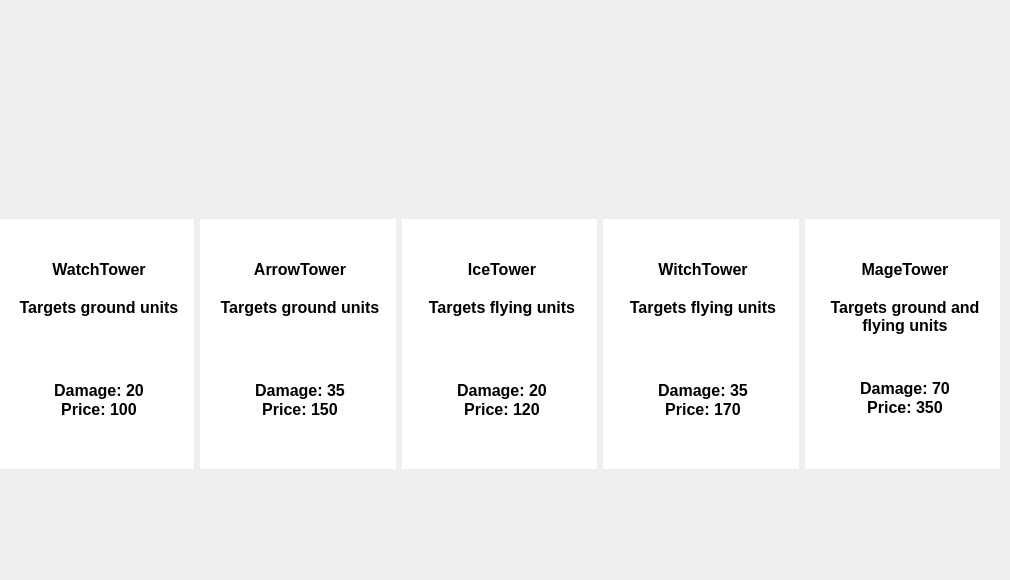
   <widget class="QWidget" name="towers">
    <attribute name="title">
     <string>Tab 1</string>
    </attribute>
    <widget class="QWidget" name="horizontalLayoutWidget">
     <property name="geometry">
      <rect>
       <x>-1</x>
       <y>-1</y>
       <width>1001</width>
       <height>571</height>
      </rect>
     </property>
     <layout class="QHBoxLayout" name="horizontalLayout">
      <item>
       <widget class="QWidget" name="watchTower" native="true">
        <property name="maximumSize">
         <size>
          <width>200</width>
          <height>600</height>
         </size>
        </property>
        <property name="layoutDirection">
         <enum>Qt::LeftToRight</enum>
        </property>
        <property name="autoFillBackground">
         <bool>false</bool>
        </property>
        <widget class="QTextEdit" name="watchTowerText">
         <property name="geometry">
          <rect>
           <x>0</x>
           <y>220</y>
           <width>200</width>
           <height>250</height>
          </rect>
         </property>
         <property name="minimumSize">
          <size>
           <width>200</width>
           <height>250</height>
          </size>
         </property>
         <property name="maximumSize">
          <size>
           <width>200</width>
           <height>300</height>
          </size>
         </property>
         <property name="styleSheet">
          <string notr="true"/>
         </property>
         <property name="frameShape">
          <enum>QFrame::NoFrame</enum>
         </property>
         <property name="html">
          <string>&lt;!DOCTYPE HTML PUBLIC &quot;-//W3C//DTD HTML 4.0//EN&quot; &quot;http://www.w3.org/TR/REC-html40/strict.dtd&quot;&gt;
&lt;html&gt;&lt;head&gt;&lt;meta name=&quot;qrichtext&quot; content=&quot;1&quot; /&gt;&lt;style type=&quot;text/css&quot;&gt;
p, li { white-space: pre-wrap; }
&lt;/style&gt;&lt;/head&gt;&lt;body style=&quot; font-family:'Ubuntu'; font-size:11pt; font-weight:400; font-style:normal;&quot;&gt;
&lt;p align=&quot;center&quot; style=&quot;-qt-paragraph-type:empty; margin-top:0px; margin-bottom:0px; margin-left:0px; margin-right:0px; -qt-block-indent:0; text-indent:0px;&quot;&gt;&lt;br /&gt;&lt;/p&gt;
&lt;p align=&quot;center&quot; style=&quot;-qt-paragraph-type:empty; margin-top:0px; margin-bottom:0px; margin-left:0px; margin-right:0px; -qt-block-indent:0; text-indent:0px; font-family:'Noto Sans'; font-size:12pt; font-weight:600;&quot;&gt;&lt;br /&gt;&lt;/p&gt;
&lt;p align=&quot;center&quot; style=&quot; margin-top:0px; margin-bottom:0px; margin-left:0px; margin-right:0px; -qt-block-indent:0; text-indent:0px;&quot;&gt;&lt;span style=&quot; font-family:'Noto Sans'; font-size:12pt; font-weight:600;&quot;&gt;WatchTower&lt;/span&gt;&lt;/p&gt;
&lt;p align=&quot;center&quot; style=&quot;-qt-paragraph-type:empty; margin-top:0px; margin-bottom:0px; margin-left:0px; margin-right:0px; -qt-block-indent:0; text-indent:0px; font-family:'Noto Sans'; font-size:12pt; font-weight:600;&quot;&gt;&lt;br /&gt;&lt;/p&gt;
&lt;p align=&quot;center&quot; style=&quot; margin-top:0px; margin-bottom:0px; margin-left:0px; margin-right:0px; -qt-block-indent:0; text-indent:0px;&quot;&gt;&lt;span style=&quot; font-family:'Noto Sans'; font-size:12pt; font-weight:600;&quot;&gt;Targets ground units&lt;/span&gt;&lt;/p&gt;
&lt;p align=&quot;center&quot; style=&quot;-qt-paragraph-type:empty; margin-top:0px; margin-bottom:0px; margin-left:0px; margin-right:0px; -qt-block-indent:0; text-indent:0px; font-family:'Noto Sans'; font-size:9pt; font-weight:600;&quot;&gt;&lt;br /&gt;&lt;/p&gt;
&lt;p align=&quot;center&quot; style=&quot;-qt-paragraph-type:empty; margin-top:0px; margin-bottom:0px; margin-left:0px; margin-right:0px; -qt-block-indent:0; text-indent:0px; font-family:'Noto Sans'; font-size:9pt; font-weight:600;&quot;&gt;&lt;br /&gt;&lt;/p&gt;
&lt;p align=&quot;center&quot; style=&quot;-qt-paragraph-type:empty; margin-top:0px; margin-bottom:0px; margin-left:0px; margin-right:0px; -qt-block-indent:0; text-indent:0px; font-family:'Cantarell';&quot;&gt;&lt;br /&gt;&lt;/p&gt;
&lt;p align=&quot;center&quot; style=&quot;-qt-paragraph-type:empty; margin-top:0px; margin-bottom:0px; margin-left:0px; margin-right:0px; -qt-block-indent:0; text-indent:0px; font-family:'Cantarell';&quot;&gt;&lt;br /&gt;&lt;/p&gt;
&lt;p align=&quot;center&quot; style=&quot; margin-top:0px; margin-bottom:0px; margin-left:0px; margin-right:0px; -qt-block-indent:0; text-indent:0px;&quot;&gt;&lt;span style=&quot; font-family:'Noto Sans'; font-size:12pt; font-weight:600;&quot;&gt;Damage: 20&lt;/span&gt;&lt;/p&gt;
&lt;p align=&quot;center&quot; style=&quot; margin-top:0px; margin-bottom:0px; margin-left:0px; margin-right:0px; -qt-block-indent:0; text-indent:0px;&quot;&gt;&lt;span style=&quot; font-family:'Noto Sans'; font-size:12pt; font-weight:600;&quot;&gt;Price: 100&lt;/span&gt;&lt;/p&gt;&lt;/body&gt;&lt;/html&gt;</string>
         </property>
        </widget>
        <widget class="QTextEdit" name="textEdit">
         <property name="enabled">
          <bool>false</bool>
         </property>
         <property name="geometry">
          <rect>
           <x>50</x>
           <y>50</y>
           <width>71</width>
           <height>111</height>
          </rect>
         </property>
         <property name="styleSheet">
          <string notr="true">background-image: url(&quot;:/images/tower4.png&quot;)</string>
         </property>
         <property name="frameShape">
          <enum>QFrame::NoFrame</enum>
         </property>
         <property name="lineWidth">
          <number>0</number>
         </property>
        </widget>
       </widget>
      </item>
      <item>
       <widget class="QWidget" name="widget" native="true">
        <property name="maximumSize">
         <size>
          <width>200</width>
          <height>600</height>
         </size>
        </property>
        <widget class="QTextEdit" name="arrowTowerText">
         <property name="geometry">
          <rect>
           <x>0</x>
           <y>220</y>
           <width>200</width>
           <height>250</height>
          </rect>
         </property>
         <property name="minimumSize">
          <size>
           <width>200</width>
           <height>250</height>
          </size>
         </property>
         <property name="maximumSize">
          <size>
           <width>200</width>
           <height>300</height>
          </size>
         </property>
         <property name="styleSheet">
          <string notr="true"/>
         </property>
         <property name="frameShape">
          <enum>QFrame::NoFrame</enum>
         </property>
         <property name="lineWidth">
          <number>0</number>
         </property>
         <property name="html">
          <string>&lt;!DOCTYPE HTML PUBLIC &quot;-//W3C//DTD HTML 4.0//EN&quot; &quot;http://www.w3.org/TR/REC-html40/strict.dtd&quot;&gt;
&lt;html&gt;&lt;head&gt;&lt;meta name=&quot;qrichtext&quot; content=&quot;1&quot; /&gt;&lt;style type=&quot;text/css&quot;&gt;
p, li { white-space: pre-wrap; }
&lt;/style&gt;&lt;/head&gt;&lt;body style=&quot; font-family:'Ubuntu'; font-size:11pt; font-weight:400; font-style:normal;&quot;&gt;
&lt;p align=&quot;center&quot; style=&quot;-qt-paragraph-type:empty; margin-top:0px; margin-bottom:0px; margin-left:0px; margin-right:0px; -qt-block-indent:0; text-indent:0px;&quot;&gt;&lt;br /&gt;&lt;/p&gt;
&lt;p align=&quot;center&quot; style=&quot;-qt-paragraph-type:empty; margin-top:0px; margin-bottom:0px; margin-left:0px; margin-right:0px; -qt-block-indent:0; text-indent:0px; font-family:'Noto Sans'; font-size:12pt; font-weight:600;&quot;&gt;&lt;br /&gt;&lt;/p&gt;
&lt;p align=&quot;center&quot; style=&quot; margin-top:0px; margin-bottom:0px; margin-left:0px; margin-right:0px; -qt-block-indent:0; text-indent:0px;&quot;&gt;&lt;span style=&quot; font-family:'Noto Sans'; font-size:12pt; font-weight:600;&quot;&gt;ArrowTower&lt;/span&gt;&lt;/p&gt;
&lt;p align=&quot;center&quot; style=&quot;-qt-paragraph-type:empty; margin-top:0px; margin-bottom:0px; margin-left:0px; margin-right:0px; -qt-block-indent:0; text-indent:0px; font-family:'Noto Sans'; font-size:12pt; font-weight:600;&quot;&gt;&lt;br /&gt;&lt;/p&gt;
&lt;p align=&quot;center&quot; style=&quot; margin-top:0px; margin-bottom:0px; margin-left:0px; margin-right:0px; -qt-block-indent:0; text-indent:0px;&quot;&gt;&lt;span style=&quot; font-family:'Noto Sans'; font-size:12pt; font-weight:600;&quot;&gt;Targets ground units&lt;/span&gt;&lt;/p&gt;
&lt;p align=&quot;center&quot; style=&quot;-qt-paragraph-type:empty; margin-top:0px; margin-bottom:0px; margin-left:0px; margin-right:0px; -qt-block-indent:0; text-indent:0px; font-family:'Noto Sans'; font-size:9pt;&quot;&gt;&lt;br /&gt;&lt;/p&gt;
&lt;p align=&quot;center&quot; style=&quot;-qt-paragraph-type:empty; margin-top:0px; margin-bottom:0px; margin-left:0px; margin-right:0px; -qt-block-indent:0; text-indent:0px; font-family:'Noto Sans'; font-size:6pt;&quot;&gt;&lt;br /&gt;&lt;/p&gt;
&lt;p align=&quot;center&quot; style=&quot;-qt-paragraph-type:empty; margin-top:0px; margin-bottom:0px; margin-left:0px; margin-right:0px; -qt-block-indent:0; text-indent:0px; font-family:'Noto Sans'; font-size:6pt;&quot;&gt;&lt;br /&gt;&lt;/p&gt;
&lt;p align=&quot;center&quot; style=&quot;-qt-paragraph-type:empty; margin-top:0px; margin-bottom:0px; margin-left:0px; margin-right:0px; -qt-block-indent:0; text-indent:0px; font-family:'Noto Sans'; font-size:6pt;&quot;&gt;&lt;br /&gt;&lt;/p&gt;
&lt;p align=&quot;center&quot; style=&quot;-qt-paragraph-type:empty; margin-top:0px; margin-bottom:0px; margin-left:0px; margin-right:0px; -qt-block-indent:0; text-indent:0px; font-family:'Noto Sans'; font-size:6pt;&quot;&gt;&lt;br /&gt;&lt;/p&gt;
&lt;p align=&quot;center&quot; style=&quot;-qt-paragraph-type:empty; margin-top:0px; margin-bottom:0px; margin-left:0px; margin-right:0px; -qt-block-indent:0; text-indent:0px; font-family:'Noto Sans'; font-size:6pt;&quot;&gt;&lt;br /&gt;&lt;/p&gt;
&lt;p align=&quot;center&quot; style=&quot; margin-top:0px; margin-bottom:0px; margin-left:0px; margin-right:0px; -qt-block-indent:0; text-indent:0px;&quot;&gt;&lt;span style=&quot; font-family:'Noto Sans'; font-size:12pt; font-weight:600;&quot;&gt;Damage: 35&lt;/span&gt;&lt;/p&gt;
&lt;p align=&quot;center&quot; style=&quot; margin-top:0px; margin-bottom:0px; margin-left:0px; margin-right:0px; -qt-block-indent:0; text-indent:0px;&quot;&gt;&lt;span style=&quot; font-family:'Noto Sans'; font-size:12pt; font-weight:600;&quot;&gt;Price: 150&lt;/span&gt;&lt;/p&gt;&lt;/body&gt;&lt;/html&gt;</string>
         </property>
        </widget>
        <widget class="QTextEdit" name="textEdit_2">
         <property name="enabled">
          <bool>false</bool>
         </property>
         <property name="geometry">
          <rect>
           <x>60</x>
           <y>50</y>
           <width>71</width>
           <height>111</height>
          </rect>
         </property>
         <property name="styleSheet">
          <string notr="true">background-image: url(&quot;:/images/japaneseTowerForCursor.png&quot;)</string>
         </property>
         <property name="frameShape">
          <enum>QFrame::NoFrame</enum>
         </property>
        </widget>
       </widget>
      </item>
      <item>
       <widget class="QWidget" name="widget_3" native="true">
        <property name="maximumSize">
         <size>
          <width>200</width>
          <height>700</height>
         </size>
        </property>
        <widget class="QTextEdit" name="iceTowerText">
         <property name="geometry">
          <rect>
           <x>0</x>
           <y>220</y>
           <width>200</width>
           <height>250</height>
          </rect>
         </property>
         <property name="minimumSize">
          <size>
           <width>200</width>
           <height>250</height>
          </size>
         </property>
         <property name="maximumSize">
          <size>
           <width>200</width>
           <height>300</height>
          </size>
         </property>
         <property name="styleSheet">
          <string notr="true"/>
         </property>
         <property name="frameShape">
          <enum>QFrame::NoFrame</enum>
         </property>
         <property name="html">
          <string>&lt;!DOCTYPE HTML PUBLIC &quot;-//W3C//DTD HTML 4.0//EN&quot; &quot;http://www.w3.org/TR/REC-html40/strict.dtd&quot;&gt;
&lt;html&gt;&lt;head&gt;&lt;meta name=&quot;qrichtext&quot; content=&quot;1&quot; /&gt;&lt;style type=&quot;text/css&quot;&gt;
p, li { white-space: pre-wrap; }
&lt;/style&gt;&lt;/head&gt;&lt;body style=&quot; font-family:'Ubuntu'; font-size:11pt; font-weight:400; font-style:normal;&quot;&gt;
&lt;p align=&quot;center&quot; style=&quot;-qt-paragraph-type:empty; margin-top:0px; margin-bottom:0px; margin-left:0px; margin-right:0px; -qt-block-indent:0; text-indent:0px;&quot;&gt;&lt;br /&gt;&lt;/p&gt;
&lt;p align=&quot;center&quot; style=&quot;-qt-paragraph-type:empty; margin-top:0px; margin-bottom:0px; margin-left:0px; margin-right:0px; -qt-block-indent:0; text-indent:0px; font-family:'Noto Sans'; font-size:12pt; font-weight:600;&quot;&gt;&lt;br /&gt;&lt;/p&gt;
&lt;p align=&quot;center&quot; style=&quot; margin-top:0px; margin-bottom:0px; margin-left:0px; margin-right:0px; -qt-block-indent:0; text-indent:0px;&quot;&gt;&lt;span style=&quot; font-family:'Noto Sans'; font-size:12pt; font-weight:600;&quot;&gt;IceTower&lt;/span&gt;&lt;/p&gt;
&lt;p align=&quot;center&quot; style=&quot;-qt-paragraph-type:empty; margin-top:0px; margin-bottom:0px; margin-left:0px; margin-right:0px; -qt-block-indent:0; text-indent:0px; font-family:'Noto Sans'; font-size:12pt; font-weight:600;&quot;&gt;&lt;br /&gt;&lt;/p&gt;
&lt;p align=&quot;center&quot; style=&quot; margin-top:0px; margin-bottom:0px; margin-left:0px; margin-right:0px; -qt-block-indent:0; text-indent:0px;&quot;&gt;&lt;span style=&quot; font-family:'Noto Sans'; font-size:12pt; font-weight:600;&quot;&gt;Targets flying units&lt;/span&gt;&lt;/p&gt;
&lt;p align=&quot;center&quot; style=&quot;-qt-paragraph-type:empty; margin-top:0px; margin-bottom:0px; margin-left:0px; margin-right:0px; -qt-block-indent:0; text-indent:0px; font-family:'Noto Sans'; font-size:9pt;&quot;&gt;&lt;br /&gt;&lt;/p&gt;
&lt;p align=&quot;center&quot; style=&quot;-qt-paragraph-type:empty; margin-top:0px; margin-bottom:0px; margin-left:0px; margin-right:0px; -qt-block-indent:0; text-indent:0px; font-family:'Noto Sans'; font-size:6pt;&quot;&gt;&lt;br /&gt;&lt;/p&gt;
&lt;p align=&quot;center&quot; style=&quot;-qt-paragraph-type:empty; margin-top:0px; margin-bottom:0px; margin-left:0px; margin-right:0px; -qt-block-indent:0; text-indent:0px; font-family:'Noto Sans'; font-size:6pt;&quot;&gt;&lt;br /&gt;&lt;/p&gt;
&lt;p align=&quot;center&quot; style=&quot;-qt-paragraph-type:empty; margin-top:0px; margin-bottom:0px; margin-left:0px; margin-right:0px; -qt-block-indent:0; text-indent:0px; font-family:'Noto Sans'; font-size:6pt;&quot;&gt;&lt;br /&gt;&lt;/p&gt;
&lt;p align=&quot;center&quot; style=&quot;-qt-paragraph-type:empty; margin-top:0px; margin-bottom:0px; margin-left:0px; margin-right:0px; -qt-block-indent:0; text-indent:0px; font-family:'Noto Sans'; font-size:6pt;&quot;&gt;&lt;br /&gt;&lt;/p&gt;
&lt;p align=&quot;center&quot; style=&quot;-qt-paragraph-type:empty; margin-top:0px; margin-bottom:0px; margin-left:0px; margin-right:0px; -qt-block-indent:0; text-indent:0px; font-family:'Noto Sans'; font-size:6pt;&quot;&gt;&lt;br /&gt;&lt;/p&gt;
&lt;p align=&quot;center&quot; style=&quot; margin-top:0px; margin-bottom:0px; margin-left:0px; margin-right:0px; -qt-block-indent:0; text-indent:0px;&quot;&gt;&lt;span style=&quot; font-family:'Noto Sans'; font-size:12pt; font-weight:600;&quot;&gt;Damage: 20&lt;/span&gt;&lt;/p&gt;
&lt;p align=&quot;center&quot; style=&quot; margin-top:0px; margin-bottom:0px; margin-left:0px; margin-right:0px; -qt-block-indent:0; text-indent:0px;&quot;&gt;&lt;span style=&quot; font-family:'Noto Sans'; font-size:12pt; font-weight:600;&quot;&gt;Price: 120&lt;/span&gt;&lt;/p&gt;&lt;/body&gt;&lt;/html&gt;</string>
         </property>
        </widget>
        <widget class="QTextEdit" name="textEdit_3">
         <property name="enabled">
          <bool>false</bool>
         </property>
         <property name="geometry">
          <rect>
           <x>60</x>
           <y>60</y>
           <width>81</width>
           <height>101</height>
          </rect>
         </property>
         <property name="styleSheet">
          <string notr="true">background-image: url(&quot;:/images/iceTower.png&quot;)</string>
         </property>
         <property name="frameShape">
          <enum>QFrame::NoFrame</enum>
         </property>
        </widget>
       </widget>
      </item>
      <item>
       <widget class="QWidget" name="widget_4" native="true">
        <property name="maximumSize">
         <size>
          <width>200</width>
          <height>700</height>
         </size>
        </property>
        <widget class="QTextEdit" name="witchTowerText">
         <property name="geometry">
          <rect>
           <x>0</x>
           <y>220</y>
           <width>200</width>
           <height>250</height>
          </rect>
         </property>
         <property name="minimumSize">
          <size>
           <width>200</width>
           <height>250</height>
          </size>
         </property>
         <property name="maximumSize">
          <size>
           <width>200</width>
           <height>300</height>
          </size>
         </property>
         <property name="styleSheet">
          <string notr="true"/>
         </property>
         <property name="frameShape">
          <enum>QFrame::NoFrame</enum>
         </property>
         <property name="html">
          <string>&lt;!DOCTYPE HTML PUBLIC &quot;-//W3C//DTD HTML 4.0//EN&quot; &quot;http://www.w3.org/TR/REC-html40/strict.dtd&quot;&gt;
&lt;html&gt;&lt;head&gt;&lt;meta name=&quot;qrichtext&quot; content=&quot;1&quot; /&gt;&lt;style type=&quot;text/css&quot;&gt;
p, li { white-space: pre-wrap; }
&lt;/style&gt;&lt;/head&gt;&lt;body style=&quot; font-family:'Ubuntu'; font-size:11pt; font-weight:400; font-style:normal;&quot;&gt;
&lt;p align=&quot;center&quot; style=&quot;-qt-paragraph-type:empty; margin-top:0px; margin-bottom:0px; margin-left:0px; margin-right:0px; -qt-block-indent:0; text-indent:0px;&quot;&gt;&lt;br /&gt;&lt;/p&gt;
&lt;p align=&quot;center&quot; style=&quot;-qt-paragraph-type:empty; margin-top:0px; margin-bottom:0px; margin-left:0px; margin-right:0px; -qt-block-indent:0; text-indent:0px; font-family:'Noto Sans'; font-size:12pt; font-weight:600;&quot;&gt;&lt;br /&gt;&lt;/p&gt;
&lt;p align=&quot;center&quot; style=&quot; margin-top:0px; margin-bottom:0px; margin-left:0px; margin-right:0px; -qt-block-indent:0; text-indent:0px;&quot;&gt;&lt;span style=&quot; font-family:'Noto Sans'; font-size:12pt; font-weight:600;&quot;&gt;WitchTower&lt;/span&gt;&lt;/p&gt;
&lt;p align=&quot;center&quot; style=&quot;-qt-paragraph-type:empty; margin-top:0px; margin-bottom:0px; margin-left:0px; margin-right:0px; -qt-block-indent:0; text-indent:0px; font-family:'Noto Sans'; font-size:12pt; font-weight:600;&quot;&gt;&lt;br /&gt;&lt;/p&gt;
&lt;p align=&quot;center&quot; style=&quot; margin-top:0px; margin-bottom:0px; margin-left:0px; margin-right:0px; -qt-block-indent:0; text-indent:0px;&quot;&gt;&lt;span style=&quot; font-family:'Noto Sans'; font-size:12pt; font-weight:600;&quot;&gt;Targets flying units&lt;/span&gt;&lt;/p&gt;
&lt;p align=&quot;center&quot; style=&quot;-qt-paragraph-type:empty; margin-top:0px; margin-bottom:0px; margin-left:0px; margin-right:0px; -qt-block-indent:0; text-indent:0px; font-family:'Noto Sans'; font-size:9pt;&quot;&gt;&lt;br /&gt;&lt;/p&gt;
&lt;p align=&quot;center&quot; style=&quot;-qt-paragraph-type:empty; margin-top:0px; margin-bottom:0px; margin-left:0px; margin-right:0px; -qt-block-indent:0; text-indent:0px; font-family:'Noto Sans'; font-size:6pt;&quot;&gt;&lt;br /&gt;&lt;/p&gt;
&lt;p align=&quot;center&quot; style=&quot;-qt-paragraph-type:empty; margin-top:0px; margin-bottom:0px; margin-left:0px; margin-right:0px; -qt-block-indent:0; text-indent:0px; font-family:'Noto Sans'; font-size:6pt;&quot;&gt;&lt;br /&gt;&lt;/p&gt;
&lt;p align=&quot;center&quot; style=&quot;-qt-paragraph-type:empty; margin-top:0px; margin-bottom:0px; margin-left:0px; margin-right:0px; -qt-block-indent:0; text-indent:0px; font-family:'Noto Sans'; font-size:6pt;&quot;&gt;&lt;br /&gt;&lt;/p&gt;
&lt;p align=&quot;center&quot; style=&quot;-qt-paragraph-type:empty; margin-top:0px; margin-bottom:0px; margin-left:0px; margin-right:0px; -qt-block-indent:0; text-indent:0px; font-family:'Noto Sans'; font-size:6pt;&quot;&gt;&lt;br /&gt;&lt;/p&gt;
&lt;p align=&quot;center&quot; style=&quot;-qt-paragraph-type:empty; margin-top:0px; margin-bottom:0px; margin-left:0px; margin-right:0px; -qt-block-indent:0; text-indent:0px; font-family:'Noto Sans'; font-size:6pt;&quot;&gt;&lt;br /&gt;&lt;/p&gt;
&lt;p align=&quot;center&quot; style=&quot; margin-top:0px; margin-bottom:0px; margin-left:0px; margin-right:0px; -qt-block-indent:0; text-indent:0px;&quot;&gt;&lt;span style=&quot; font-family:'Noto Sans'; font-size:12pt; font-weight:600;&quot;&gt;Damage: 35&lt;/span&gt;&lt;/p&gt;
&lt;p align=&quot;center&quot; style=&quot; margin-top:0px; margin-bottom:0px; margin-left:0px; margin-right:0px; -qt-block-indent:0; text-indent:0px;&quot;&gt;&lt;span style=&quot; font-family:'Noto Sans'; font-size:12pt; font-weight:600;&quot;&gt;Price: 170&lt;/span&gt;&lt;/p&gt;&lt;/body&gt;&lt;/html&gt;</string>
         </property>
        </widget>
        <widget class="QTextEdit" name="textEdit_4">
         <property name="enabled">
          <bool>false</bool>
         </property>
         <property name="geometry">
          <rect>
           <x>60</x>
           <y>60</y>
           <width>71</width>
           <height>101</height>
          </rect>
         </property>
         <property name="styleSheet">
          <string notr="true">background-image: url(&quot;:/images/witch.png&quot;)</string>
         </property>
         <property name="frameShape">
          <enum>QFrame::NoFrame</enum>
         </property>
        </widget>
       </widget>
      </item>
      <item>
       <widget class="QWidget" name="widget_5" native="true">
        <property name="maximumSize">
         <size>
          <width>200</width>
          <height>700</height>
         </size>
        </property>
        <widget class="QTextEdit" name="mageTowerText">
         <property name="geometry">
          <rect>
           <x>0</x>
           <y>220</y>
           <width>200</width>
           <height>250</height>
          </rect>
         </property>
         <property name="minimumSize">
          <size>
           <width>200</width>
           <height>250</height>
          </size>
         </property>
         <property name="maximumSize">
          <size>
           <width>200</width>
           <height>300</height>
          </size>
         </property>
         <property name="styleSheet">
          <string notr="true"/>
         </property>
         <property name="frameShape">
          <enum>QFrame::NoFrame</enum>
         </property>
         <property name="html">
          <string>&lt;!DOCTYPE HTML PUBLIC &quot;-//W3C//DTD HTML 4.0//EN&quot; &quot;http://www.w3.org/TR/REC-html40/strict.dtd&quot;&gt;
&lt;html&gt;&lt;head&gt;&lt;meta name=&quot;qrichtext&quot; content=&quot;1&quot; /&gt;&lt;style type=&quot;text/css&quot;&gt;
p, li { white-space: pre-wrap; }
&lt;/style&gt;&lt;/head&gt;&lt;body style=&quot; font-family:'Ubuntu'; font-size:11pt; font-weight:400; font-style:normal;&quot;&gt;
&lt;p align=&quot;center&quot; style=&quot;-qt-paragraph-type:empty; margin-top:0px; margin-bottom:0px; margin-left:0px; margin-right:0px; -qt-block-indent:0; text-indent:0px;&quot;&gt;&lt;br /&gt;&lt;/p&gt;
&lt;p align=&quot;center&quot; style=&quot;-qt-paragraph-type:empty; margin-top:0px; margin-bottom:0px; margin-left:0px; margin-right:0px; -qt-block-indent:0; text-indent:0px; font-family:'Noto Sans'; font-size:12pt; font-weight:600;&quot;&gt;&lt;br /&gt;&lt;/p&gt;
&lt;p align=&quot;center&quot; style=&quot; margin-top:0px; margin-bottom:0px; margin-left:0px; margin-right:0px; -qt-block-indent:0; text-indent:0px;&quot;&gt;&lt;span style=&quot; font-family:'Noto Sans'; font-size:12pt; font-weight:600;&quot;&gt;MageTower&lt;/span&gt;&lt;/p&gt;
&lt;p align=&quot;center&quot; style=&quot;-qt-paragraph-type:empty; margin-top:0px; margin-bottom:0px; margin-left:0px; margin-right:0px; -qt-block-indent:0; text-indent:0px; font-family:'Noto Sans'; font-size:12pt; font-weight:600;&quot;&gt;&lt;br /&gt;&lt;/p&gt;
&lt;p align=&quot;center&quot; style=&quot; margin-top:0px; margin-bottom:0px; margin-left:0px; margin-right:0px; -qt-block-indent:0; text-indent:0px;&quot;&gt;&lt;span style=&quot; font-family:'Noto Sans'; font-size:12pt; font-weight:600;&quot;&gt;Targets ground and flying units&lt;/span&gt;&lt;/p&gt;
&lt;p align=&quot;center&quot; style=&quot;-qt-paragraph-type:empty; margin-top:0px; margin-bottom:0px; margin-left:0px; margin-right:0px; -qt-block-indent:0; text-indent:0px; font-family:'Noto Sans'; font-size:9pt;&quot;&gt;&lt;br /&gt;&lt;/p&gt;
&lt;p align=&quot;center&quot; style=&quot;-qt-paragraph-type:empty; margin-top:0px; margin-bottom:0px; margin-left:0px; margin-right:0px; -qt-block-indent:0; text-indent:0px; font-family:'Noto Sans'; font-size:6pt;&quot;&gt;&lt;br /&gt;&lt;/p&gt;
&lt;p align=&quot;center&quot; style=&quot;-qt-paragraph-type:empty; margin-top:0px; margin-bottom:0px; margin-left:0px; margin-right:0px; -qt-block-indent:0; text-indent:0px; font-family:'Noto Sans'; font-size:6pt;&quot;&gt;&lt;br /&gt;&lt;/p&gt;
&lt;p align=&quot;center&quot; style=&quot;-qt-paragraph-type:empty; margin-top:0px; margin-bottom:0px; margin-left:0px; margin-right:0px; -qt-block-indent:0; text-indent:0px; font-family:'Noto Sans'; font-size:6pt;&quot;&gt;&lt;br /&gt;&lt;/p&gt;
&lt;p align=&quot;center&quot; style=&quot; margin-top:0px; margin-bottom:0px; margin-left:0px; margin-right:0px; -qt-block-indent:0; text-indent:0px;&quot;&gt;&lt;span style=&quot; font-family:'Noto Sans'; font-size:12pt; font-weight:600;&quot;&gt;Damage: 70&lt;/span&gt;&lt;/p&gt;
&lt;p align=&quot;center&quot; style=&quot; margin-top:0px; margin-bottom:0px; margin-left:0px; margin-right:0px; -qt-block-indent:0; text-indent:0px;&quot;&gt;&lt;span style=&quot; font-family:'Noto Sans'; font-size:12pt; font-weight:600;&quot;&gt;Price: 350&lt;/span&gt;&lt;/p&gt;&lt;/body&gt;&lt;/html&gt;</string>
         </property>
        </widget>
        <widget class="QTextEdit" name="textEdit_5">
         <property name="enabled">
          <bool>false</bool>
         </property>
         <property name="geometry">
          <rect>
           <x>60</x>
           <y>70</y>
           <width>71</width>
           <height>91</height>
          </rect>
         </property>
         <property name="styleSheet">
          <string notr="true">background-image: url(&quot;:/images/mage.png&quot;)</string>
         </property>
         <property name="frameShape">
          <enum>QFrame::NoFrame</enum>
         </property>
        </widget>
       </widget>
      </item>
     </layout>
    </widget>
   </widget>
